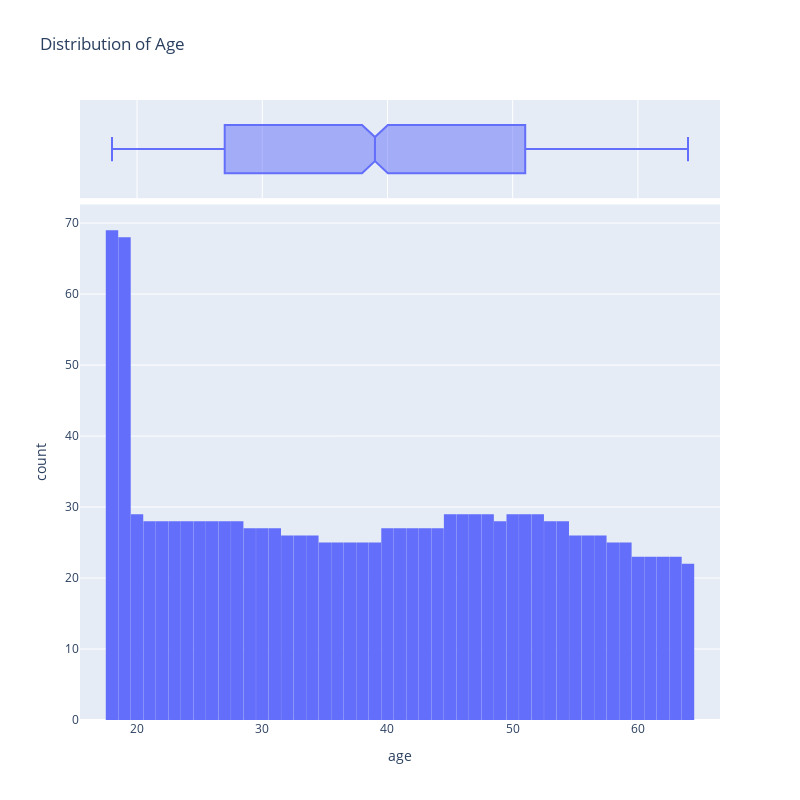

Notebook cell for this chart:
### Code cell
fig = px.histogram(dataframe,
                   x = 'age',
                   marginal = 'box',
                   nbins = 47,
                   title= "Distribution of Age",
                   width=800,
                   height=800
                   )

fig.update_layout(bargap = 0.01)
fig.show()

### Figure 1 — Plotly figure (JSON) as saved in the notebook; plotly's stock layout.template omitted (floating-point values rounded to 4 significant figures; data arrays with more than 128 entries replaced by an {"elided": "..."} marker saying what was removed)
{"data": [{"alignmentgroup": "True", "bingroup": "x", "hovertemplate": "age=%{x}<br>count=%{y}<extra></extra>", "legendgroup": "", "marker": {"color": "#636efa", "pattern": {"shape": ""}}, "name": "", "nbinsx": 47, "offsetgroup": "", "orientation": "v", "showlegend": false, "type": "histogram", "x": {"elided": "1338 int values"}, "xaxis": "x", "yaxis": "y"}, {"alignmentgroup": "True", "hovertemplate": "age=%{x}<extra></extra>", "legendgroup": "", "marker": {"color": "#636efa"}, "name": "", "notched": true, "offsetgroup": "", "showlegend": false, "type": "box", "x": {"elided": "1338 int values"}, "xaxis": "x2", "yaxis": "y2"}], "layout": {"bargap": 0.01, "barmode": "relative", "height": 800, "legend": {"tracegroupgap": 0}, "title": {"text": "Distribution of Age"}, "width": 800, "xaxis": {"anchor": "y", "domain": [0, 1], "title": {"text": "age"}}, "xaxis2": {"anchor": "y2", "domain": [0, 1], "matches": "x", "showgrid": true, "showticklabels": false}, "yaxis": {"anchor": "x", "domain": [0, 0.8316], "title": {"text": "count"}}, "yaxis2": {"anchor": "x2", "domain": [0.8416, 1], "matches": "y2", "showgrid": false, "showline": false, "showticklabels": false, "ticks": ""}}}
